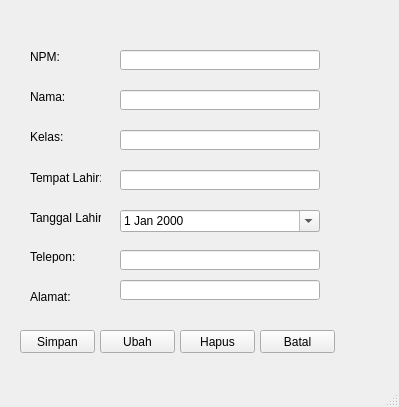
<?xml version="1.0" encoding="UTF-8"?>
<ui version="4.0">
 <class>MainWindow</class>
 <widget class="QMainWindow" name="MainWindow">
  <property name="geometry">
   <rect>
    <x>0</x>
    <y>0</y>
    <width>399</width>
    <height>407</height>
   </rect>
  </property>
  <property name="windowTitle">
   <string>MainWindow</string>
  </property>
  <widget class="QWidget" name="centralwidget">
   <widget class="QLabel" name="label">
    <property name="geometry">
     <rect>
      <x>30</x>
      <y>50</y>
      <width>47</width>
      <height>13</height>
     </rect>
    </property>
    <property name="text">
     <string>NPM:</string>
    </property>
   </widget>
   <widget class="QLabel" name="label_2">
    <property name="geometry">
     <rect>
      <x>30</x>
      <y>90</y>
      <width>47</width>
      <height>13</height>
     </rect>
    </property>
    <property name="text">
     <string>Nama:</string>
    </property>
   </widget>
   <widget class="QLabel" name="label_3">
    <property name="geometry">
     <rect>
      <x>30</x>
      <y>130</y>
      <width>47</width>
      <height>13</height>
     </rect>
    </property>
    <property name="text">
     <string>Kelas:</string>
    </property>
   </widget>
   <widget class="QLabel" name="label_4">
    <property name="geometry">
     <rect>
      <x>30</x>
      <y>170</y>
      <width>71</width>
      <height>16</height>
     </rect>
    </property>
    <property name="text">
     <string>Tempat Lahir:</string>
    </property>
   </widget>
   <widget class="QLabel" name="label_5">
    <property name="geometry">
     <rect>
      <x>30</x>
      <y>210</y>
      <width>71</width>
      <height>16</height>
     </rect>
    </property>
    <property name="text">
     <string>Tanggal Lahir:</string>
    </property>
   </widget>
   <widget class="QLabel" name="label_6">
    <property name="geometry">
     <rect>
      <x>30</x>
      <y>250</y>
      <width>47</width>
      <height>13</height>
     </rect>
    </property>
    <property name="text">
     <string>Telepon:</string>
    </property>
   </widget>
   <widget class="QLabel" name="label_7">
    <property name="geometry">
     <rect>
      <x>30</x>
      <y>290</y>
      <width>47</width>
      <height>13</height>
     </rect>
    </property>
    <property name="text">
     <string>Alamat:</string>
    </property>
   </widget>
   <widget class="QLineEdit" name="npm_input">
    <property name="geometry">
     <rect>
      <x>120</x>
      <y>50</y>
      <width>200</width>
      <height>20</height>
     </rect>
    </property>
   </widget>
   <widget class="QLineEdit" name="nama_input">
    <property name="geometry">
     <rect>
      <x>120</x>
      <y>90</y>
      <width>200</width>
      <height>20</height>
     </rect>
    </property>
   </widget>
   <widget class="QLineEdit" name="kelas_input">
    <property name="geometry">
     <rect>
      <x>120</x>
      <y>130</y>
      <width>200</width>
      <height>20</height>
     </rect>
    </property>
   </widget>
   <widget class="QLineEdit" name="tempat_lahir_input">
    <property name="geometry">
     <rect>
      <x>120</x>
      <y>170</y>
      <width>200</width>
      <height>20</height>
     </rect>
    </property>
   </widget>
   <widget class="QLineEdit" name="telepon_input">
    <property name="geometry">
     <rect>
      <x>120</x>
      <y>250</y>
      <width>200</width>
      <height>20</height>
     </rect>
    </property>
   </widget>
   <widget class="QLineEdit" name="alamat_input">
    <property name="geometry">
     <rect>
      <x>120</x>
      <y>280</y>
      <width>200</width>
      <height>20</height>
     </rect>
    </property>
   </widget>
   <widget class="QPushButton" name="simpan_button">
    <property name="geometry">
     <rect>
      <x>20</x>
      <y>330</y>
      <width>75</width>
      <height>23</height>
     </rect>
    </property>
    <property name="text">
     <string>Simpan</string>
    </property>
   </widget>
   <widget class="QPushButton" name="edit_button">
    <property name="geometry">
     <rect>
      <x>100</x>
      <y>330</y>
      <width>75</width>
      <height>23</height>
     </rect>
    </property>
    <property name="text">
     <string>Ubah</string>
    </property>
   </widget>
   <widget class="QPushButton" name="hapus_button">
    <property name="geometry">
     <rect>
      <x>180</x>
      <y>330</y>
      <width>75</width>
      <height>23</height>
     </rect>
    </property>
    <property name="text">
     <string>Hapus</string>
    </property>
   </widget>
   <widget class="QPushButton" name="batal_button">
    <property name="geometry">
     <rect>
      <x>260</x>
      <y>330</y>
      <width>75</width>
      <height>23</height>
     </rect>
    </property>
    <property name="text">
     <string>Batal</string>
    </property>
   </widget>
   <widget class="QDateEdit" name="tanggal_lahir_input">
    <property name="geometry">
     <rect>
      <x>120</x>
      <y>210</y>
      <width>200</width>
      <height>22</height>
     </rect>
    </property>
    <property name="calendarPopup">
     <bool>true</bool>
    </property>
   </widget>
  </widget>
  <widget class="QMenuBar" name="menubar">
   <property name="geometry">
    <rect>
     <x>0</x>
     <y>0</y>
     <width>399</width>
     <height>21</height>
    </rect>
   </property>
  </widget>
  <widget class="QStatusBar" name="statusbar"/>
 </widget>
 <resources/>
 <connections/>
</ui>
